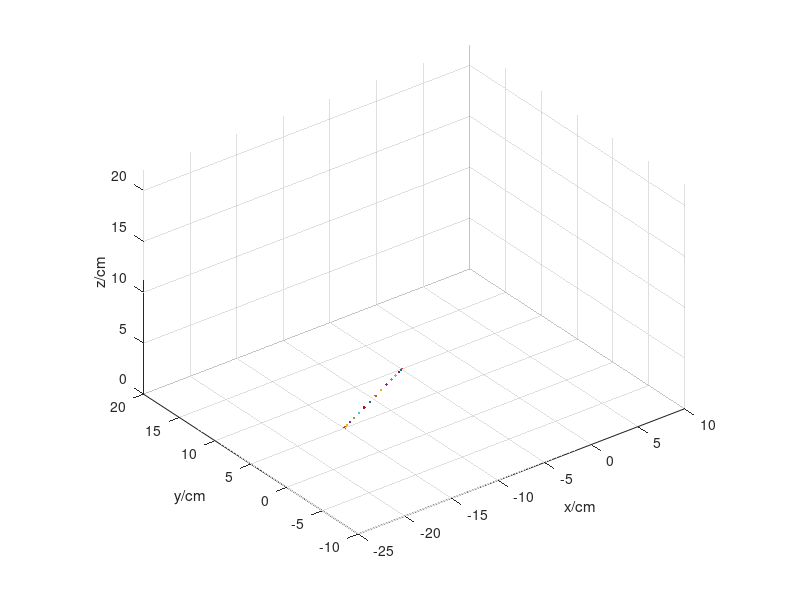

MATLAB code to generate this figure:
%   ROBOTICS FUNDAMENTALS
%   Liam Weight 2019
clc
close all
clear 
figure (1)
set(1,'position',[0 0 800 600])
L1 = 6; L2 = 15; L3 = 15; L4 = 3.5; L5 = 6.5; 
tf = 3; % 
d = 0.2; % 
theta1i = zeros(1, tf/d+1);
theta2i = zeros(1, tf/d+1);
theta3i = zeros(1, tf/d+1);
theta4i = zeros(1, tf/d+1);
i = 0;

for t = 0:d:tf   
    i = i + 1;
    
    xi = -15;
    xf = -5;   
    px = xi + 3*(xf-xi)/(tf^2)*(t^2) - 2*(xf-xi)/(tf^3)*(t^3);
    py = 0.5*px + 12.5;
    pz = 0;
    cw24 = -1;
    sw24 = 0;
    theta1 = atan2(py,px);
    if theta1<-pi/2
        theta1 = theta1 + pi;
    elseif theta1>pi/2
        theta1 = theta1 - pi;
    end
    cw1 = cos(theta1);
    sw1 = sin(theta1);
    ax=-cw1*sw24;
    ay=-sw1*sw24;
    az=cw24;
    D=(((pz-az*(L4+L5)-L1)^2+(px-ax*(L4+L5))^2+(py-ay*(L4+L5))^2)-L2^2-L3^2)/(2*L2*L3);
    theta3=atan2(sqrt(1-D^2),D);
    a = L2 + L3*D;
    m = L3*sqrt(1-D^2);
    K = cos(theta1)*px + sin(theta1)*py + sw24*(L4+L5);
    theta2 = [0;0];
    theta2(1) = atan2(a,m) - atan2(K,sqrt(a^2+m^2-K^2));
    theta2(2) = atan2(a,m) - atan2(K,-sqrt(a^2+m^2-K^2));
    theta234 = atan2(sw24,cw24);
    if theta234<0
        theta234 = theta234+2*pi;
    end
    theta4 = [0;0];
    theta4(1) = theta234 - theta2(1) - theta3;
    theta4(2) = theta234 - theta2(2) - theta3;
    q1 = theta1;
    q2 = theta2(1);
    q3 = theta3;
    q4 = theta4(1);
    theta1i(i) = q1*180/pi;
    theta2i(i) = q2*180/pi;
    theta3i(i) = q3*180/pi;
    theta4i(i) = q4*180/pi;
    c1 = cos(q1);
    c2 = cos(q2);
    c3 = cos(q3);
    c4 = cos(q4);
    c23 = cos(q2 + q3);
    c24 = cos(q2 + q3 + q4);
    s1 = sin(q1);
    s2 = sin(q2);
    s23 = sin(q2 + q3);
    s24 = sin(q2 + q3 + q4);
    x0 = 0;    x1 = 0;
    x2 = L2 * c2 * c1;
    x3 = x2 + L3 * c23 * c1;
    x4 = x3 - L4 * s24 * c1;
    xe = x4 - L5 * s24 * c1;
    y0 = 0;    y1 = 0;
    y2 = L2 * c2 * s1;
    y3 = y2 + L3 * c23 * s1;
    y4 = y3 - L4 * s24 * s1;
    ye = y4 - L5 * s24 * s1;
    z0 = 0;    z1 = L1;
    z2 = L1 + L2 * s2;
    z3 = z2 + L3 * s23;
    z4 = z3 + L4 * c24;
    ze = z4 + L5 * c24;
    xx0 = [x0 x1 x2 x3 x4 xe];
    yy0 = [y0 y1 y2 y3 y4 ye];
    zz0 = [z0 z1 z2 z3 z4 ze];

    %LINKS
    figure(1)
    p = plot3(xx0, yy0, zz0, 'go-','Linewidth',2);
    xlabel('x/cm'); 
    ylabel('y/cm');
    zlabel('z/cm');
    axis equal
    axis([-25 10 -10 20 0 22])
    hold on
    grid on

    pause(0.2)
    set(p,'visible','off')
    
    %POINTS
    plot3(xe, ye, ze, '.')
    axis equal
    axis([-25 10 -10 20 0 22])
    hold on
    grid on
end